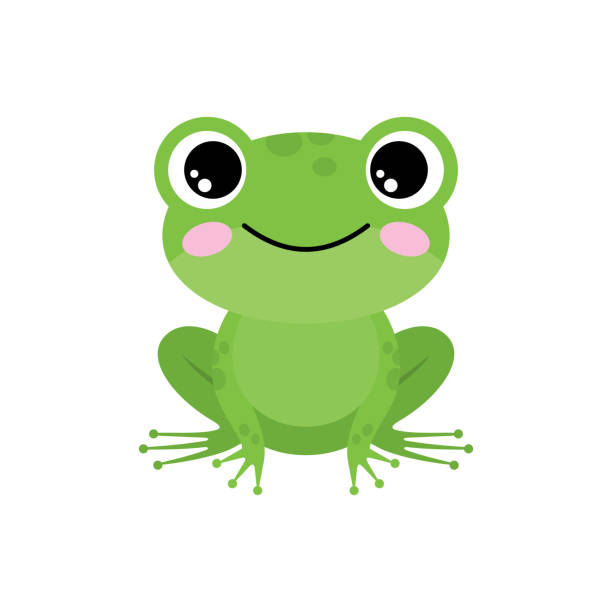
#> input picture frog.jpg, 612 x 612 px
$ python convert_to_ascii.py 5 5 5 5 5 frog.jpg
#> lines starting #> are read from the running program, lines starting #| are printed output that depends on the picture
#!/usr/bin/env python3
from PIL import Image
import numpy
import sys
import cv2
from stringcolor import *

# GLOBALS

_ASCII_ARR = '`^",:;Il!i~+_-?][}{1)(|\\/tfjrxnuvczXYUJCLQ0OZmwqpdbkhao*#MW&8%B@$'
_ASCII_ARR_INV = _ASCII_ARR[::-1]
_ASCII_MAP = {}
_OKGREEN = "\033[92m"


def init():
    global _ASCII_ARR
    global _ASCII_MAP

    space = 256 / (len(_ASCII_ARR) - 1)

    j = 1

    for i in range(0, 256):
        if i > space * j:
            j = j + 1
        _ASCII_MAP[i] = j


def min_max_b(px_tuple):
    return int(
        (
            max(px_tuple[0], px_tuple[1], px_tuple[2])
            + min(px_tuple[0], px_tuple[1], px_tuple[2])
        )
        / 2
    )


def lum_b(px_tuple):
    return int(
        numpy.sqrt(
            0.299 * numpy.square(px_tuple[0])
            + 0.587 * numpy.square(px_tuple[1])
            + 0.114 * numpy.square(px_tuple[2])
        )
    )


def avg_b(px_tuple):
    return int((px_tuple[0] + px_tuple[1] + px_tuple[2]) / 3)


def get_brightness(px_tuple, b_type):
    if b_type == 0:
        return avg_b(px_tuple)
    elif b_type == 1:
        return min_max_b(px_tuple)
    elif b_type == 2:
        return lum_b(px_tuple)
    else:
        return avg_b(px_tuple)


def rgb_to_hex(px):
    return "#{:02x}{:02x}{:02x}".format(px[0], px[1], px[2])


def map_brightness_to_ascii(brightness, invert):
    global _ASCII_MAP

    if invert == 1:
        global _ASCII_ARR_INV
        return _ASCII_ARR_INV[_ASCII_MAP[brightness]]
    else:
        global _ASCII_ARR
        return _ASCII_ARR[_ASCII_MAP[brightness]]


def convert_to_ascii(
    scale=5, b_type=0, invert=0, use_webcam=0, use_max_b=1, image="ascii-pineapple.jpg"
):
#> called with scale = 5, b_type = 5, invert = 5, use_webcam = 5, use_max_b = 5, image = 'frog.jpg'
    big_im = Image.open(image)
#> big_im is the input picture: PIL image 612x612 RGB; mean R, G, B 227, 238.4, 215.5

    if use_webcam == 1:
        cam_port = 0
        cam = cv2.VideoCapture(cam_port)
        result, image = cam.read()
        image = cv2.cvtColor(src=image, code=cv2.COLOR_BGR2RGB)
        big_im = Image.fromarray(image)

    small_w = round(big_im.width / scale)
#> small_w = 122
    small_h = round(big_im.height / scale)
#> small_h = 122
    im = big_im.resize((small_w, small_h))
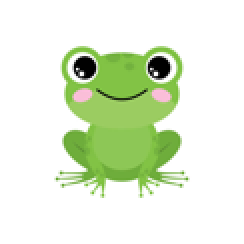
#> im: PIL image 122x122 RGB (shown 2 times larger); mean R, G, B 226.9, 238.4, 215.4

    all_px_data = im.getdata()
    b_data = []

    for px in all_px_data:
        if use_max_b == 0:
            b = get_brightness(px, b_type)
        else:
            b = 1
        hex = rgb_to_hex(px)
        b_data.append({"hex": hex, "b": b})
#> after the loop, b_data = 14884 items

    px_matrix = numpy.reshape(b_data, (im.height, im.width))

    painting = ""
    for row in px_matrix:
        line = ""
        for col in row:
            color = col["hex"]
            if use_max_b == 0:
                ascii = map_brightness_to_ascii(col["b"], invert)
                pix = cs(ascii, color)
            else:
                pix = cs("$", color)

            line = line + pix + pix + pix
        painting = painting + line + "\n"
#> this loop made 1 pass
#> after the loop, painting = ''

    return painting


if __name__ == "__main__":
    init()
    ascii_art = ""

    if len(sys.argv) > 6:
#> (the run stopped early here; a loop or call above may not have finished)
